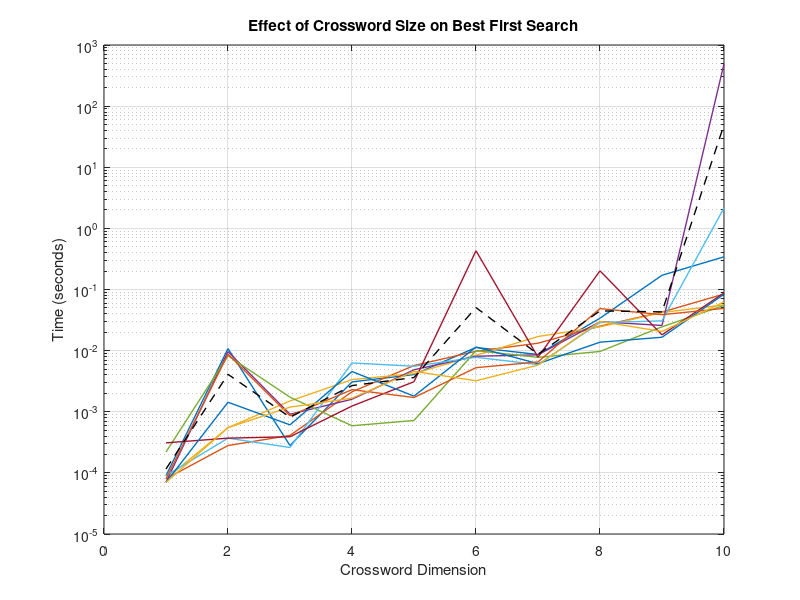

MATLAB code for this plot: (Note: this script raises an error after producing the figure.)
%% best first search: effect of crossword size on runtime 

d = [1, 2, 3, 4, 5, 6, 7, 8, 9, 10];
times = [9e-05, 0.01079, 0.00028, 0.00308, 0.00406, 0.01127, 0.00864, 0.03393, 0.17092, 0.34245; ... 
    8e-05, 0.00028, 0.00041, 0.00212, 0.0057, 0.00976, 0.01323, 0.02515, 0.04269, 0.08431; ...
    8e-05, 0.00055, 0.0015, 0.00336, 0.00421, 0.00838, 0.01702, 0.02448, 0.04193, 0.05611; ... 
    7e-05, 0.00966, 0.00091, 0.0016, 0.00486, 0.00809, 0.00854, 0.02975, 0.0258, 491.93657; ...
    0.00022, 0.00824, 0.00173, 0.00059, 0.00072, 0.01, 0.00776, 0.00969, 0.02452, 0.05498; ...
    9e-05, 0.00037, 0.00026, 0.00629, 0.00555, 0.00778, 0.00592, 0.02877, 0.03068, 2.15914; ...
    0.00031, 0.00037, 0.00039, 0.00124, 0.0031, 0.43063, 0.00781, 0.20233, 0.01812, 0.08785; ...
    7e-05, 0.00143, 0.00061, 0.00455, 0.0018, 0.01145, 0.00611, 0.01375, 0.01654, 0.08365; ...
    8e-05, 0.00872, 0.00086, 0.0023, 0.00171, 0.00526, 0.00653, 0.04875, 0.03871, 0.04911; ...
    7e-05, 0.00055, 0.00119, 0.00167, 0.00458, 0.00321, 0.0058, 0.03007, 0.02056, 0.06266];
figure;
semilogy(d, times', 'LineWidth', 1)
hold on
semilogy(d, mean(times), 'k--', 'LineWidth', 1)
hold off
c= polyfit([d; d; d; d; d; d; d; d; d; d], log(times), 1);
grid on
title("Effect of Crossword Size on Best First Search")
xlabel("Crossword Dimension")
ylabel("Time (seconds)")
print(gcf,'bestFirst.png','-dpng','-r200');



[rho,pval] = corr(d', mean(times)','Type','Spearman');
disp(rho)
disp(pval)

disp("Fitted line:") 
disp("ln(y) = " + c(1) + " * x + " + c(2))
disp("Rearranged: ")
disp(" y = " + exp(c(2)) + " * " + "e^" + c(1) + "x")

%% actual best first search

d = [1, 2, 3, 4, 5, 6, 7, 8, 9, 10];
times = [0.0002, 0.00035, 0.00153, 0.00168, 0.00528, 0.00606, 0.01764, 0.03407, 0.02339, 2.21695; ...
    0.00011, 0.01083, 0.00075, 0.01317, 0.00431, 0.01082, 0.01131, 0.04113, 0.0434, 0.09941; ...
    0.00013, 0.0003, 0.0011, 0.00981, 0.0089, 0.02073, 0.00921, 0.02998, 0.08062, 5.51069; ...
    0.00012, 0.01273, 0.00086, 0.00536, 0.00417, 1.15463, 0.00319, 6.81482, 0.01627, 0.03394; ...
    0.00011, 0.00064, 0.00139, 0.00851, 0.0048, 0.01997, 0.01625, 0.04822, 0.04652, 0.11365; ...
    0.00026, 0.00052, 0.00101, 0.00563, 0.00581, 0.01567, 0.06451, 0.03205, 0.01057, 0.05706; ...
    0.0001, 0.00086, 0.00134, 0.00127, 0.01639, 0.19629, 0.02558, 0.04472, 0.04536, 0.08027; ...
    0.00015, 0.00037, 0.00157, 0.02381, 0.00381, 0.00723, 0.63698, 0.03339, 0.05471, 0.08546; ...
    0.00012, 0.00023, 0.00062, 0.00404, 0.03791, 0.00981, 0.00877, 0.07104, 0.08732, 1130.84072; ...
    0.00031, 0.00049, 0.00196, 0.00698, 0.00244, 0.05679, 0.00909, 46.46974, 0.2284, 0.11233];
figure;
semilogy(d, times', 'LineWidth', 1)
hold on
semilogy(d, mean(times), 'k--', 'LineWidth', 1)
hold off

grid on
title("Effect of Crossword Size on (Real) Best First Search")
xlabel("Crossword Dimension")
ylabel("Time (seconds)")
print(gcf,'RealBestFirst.png','-dpng','-r200');



[rho,pval] = corr(d', mean(times)','Type','Spearman');
disp(rho)
disp(pval)
%% effect of crossword size on beam search
d= [1, 2, 3, 4, 5, 6, 7, 8, 9, 10];
t= [0.0001, 0.00023, 0.00058, 0.00326, 0.00342, 0.01635, 0.00874, 0.05393, 0.01906, 0.04569; ...
    7e-05, 0.00345, 0.00069, 0.00433, 0.00697, 0.00494, 0.01775, 0.024, 0.03299, 0.36117; ...
    7e-05, 0.00015, 0.00045, 0.00379, 0.00802, 0.00578, 0.01501, 0.13329, 0.22475, 0.04817; ...
    7e-05, 0.00303, 0.00024, 0.01653, 0.00856, 0.01163, 0.01214, 0.01905, 0.02885, 0.09633; ...
    7e-05, 0.00329, 0.00079, 0.00184, 0.00356, 0.01482, 0.02471, 0.02811, 0.04923, 0.06827];

figure;
semilogy(d, t', 'LineWidth', 1)
hold on
semilogy(d, mean(t), 'k--', 'LineWidth', 1)
hold off
grid on
c= polyfit([d; d; d; d; d], log(t), 1);
title("Effect of Crossword Size on Beam Search")
xlabel("Crossword Dimension")
ylabel("Time (seconds)")
print(gcf,'beamCrossSize.png','-dpng','-r200');


[rho,pval] = corr(d', mean(t)','Type','Spearman');
disp(rho)
disp(pval)

disp("Fitted line:") 
disp("ln(y) = " + c(1) + " * x + " + c(2))
disp("Rearranged: ")
disp(" y = " + exp(c(2)) + " * " + "e^" + c(1) + "x")

% beam size on the search: 
b= [1,4,10, 32, 100, 317, 1000, 3163, 10000, 31623];
t= [0.007, 0.07819, 0.08707, 0.08645, 0.08693, 0.08938, 0.08729, 0.08751, 0.08823, 0.08708;
    0.00501, 0.02032, 0.0202, 0.02011, 0.02144, 0.02249, 0.02019, 0.0203, 0.01937, 0.01945;
    0.00699, 27.79796, 15.15465, 15.42824, 15.42886, 15.41922, 15.61457, 15.50628, 15.43446, 15.69054;
    0.01283, 14.00413, 3.29904, 3.26806, 3.27093, 3.25834, 3.25984, 3.28088, 3.25486, 3.27064;
    0.00831, 0.49136, 0.72111, 0.71716, 0.71494, 0.71788, 0.72595, 0.72014, 0.71439, 0.7204];
success= [0, 1, 1, 1, 1, 1, 1, 1, 1, 1;
    0, 1, 1, 1, 1, 1, 1, 1, 1, 1;
    0, 1, 1, 1, 1, 1, 1, 1, 1, 1;
    0, 0, 1, 1, 1, 1, 1, 1, 1, 1;
    0, 1, 1, 1, 1, 1, 1, 1, 1, 1];
figure;
subplot(1,2,1)
loglog(b, t', 'LineWidth', 1)
hold on
loglog(b, mean(t), 'k--', 'LineWidth', 1)
hold off
grid on
title("Effect of Beam Size on Beam Search")
xlabel("Beam Size")
ylabel("Time (seconds)")

subplot(1,2,2)
semilogx(b, sum(success,1) ./ length(t(:,1)), "LineWidth", 1)
title("Percent Success of Beam Search")
xlabel("Beam Size")
ylabel("Proportion of Successful Trials")
set(gcf, 'Position',  [100, 100, 1000, 400])

print(gcf,'beamBeamSize.png','-dpng','-r200');


%% Beam Search: Heuristic Compare

t= [0.04891, 0.02547, 0.03633, 0.03009, 0.03712, 1.78041, 0.03668, 1.13381, 23.19986, 0.02819, 0.03492, 0.01468, 0.03012, 0.0326, 0.05293; 
    0.0458, 0.02554, 0.03699, 0.04699, 0.03598, 0.86821, 0.04194, 0.05748, 0.05447, 0.0305, 0.03837, 0.01566, 0.04662, 0.02618, 0.11994];

perc_filled= [0.515625, 0.53125, 0.515625, 0.515625, 0.515625, 0.515625, 0.515625, 0.515625, 0.515625, 0.515625, 0.515625, 0.515625, 0.515625, 0.515625, 0.515625;
    0.515625, 0.53125, 0.515625, 0.515625, 0.515625, 0.515625, 0.515625, 0.515625, 0.515625, 0.515625, 0.515625, 0.515625, 0.515625, 0.53125, 0.515625];

perc_inter= [0.203125, 0.0625, 0.109375, 0.078125, 0.171875, 0.09375, 0.09375, 0.09375, 0.15625, 0.046875, 0.078125, 0.0625, 0.078125, 0.0625, 0.140625; 
    0.203125, 0.0625, 0.109375, 0.140625, 0.171875, 0.109375, 0.15625, 0.09375, 0.078125, 0.078125, 0.09375, 0.09375, 0.125, 0.078125, 0.15625];

means_t= [mean(t(1,:)), mean(t(2,:))];
stds_t= [std(t(1,:)), std(t(2,:))];
means_perc_filled = [mean(perc_filled(1,:)), mean(perc_filled(2,:))];
stds_perc_filled = [std(perc_filled(1,:)), std(perc_filled(2,:))];
means_perc_inter = [mean(perc_inter(1,:)), mean(perc_inter(2,:))];
stds_perc_inter = [std(perc_inter(1,:)), std(perc_inter(2,:))];

vec= [1,2];
col_vec= ['b', 'r'];

figure;
hold on
for i= 1:length(vec)
    b(i) = bar(vec(i), means_t(i), col_vec(i));
    errorbar(vec(i), means_t(i), stds_t(i), stds_t(i), 'Color', 'k', 'LineWidth', 1.5);
end
hold off
xticks([1,2])
xticklabels(["Percent Filled", "Percent Intersections"]);
ylabel("Runtime (s)")
title("Runtimes of % Filled vs % Intersections Heuristics")
print(gcf,'heuristicsTime.png','-dpng','-r200');

figure;
subplot(1,2,1)
hold on
for i= 1:length(vec)
    b(i) = bar(vec(i), means_perc_filled(i), col_vec(i));
    errorbar(vec(i), means_perc_filled(i), stds_perc_filled(i), stds_perc_filled(i), 'Color', 'k', 'LineWidth', 1.5);
end
hold off
xticks([1,2])
xticklabels(["Percent Filled", "Percent Intersections"]);
ylabel("Proportion Filled")
title("Percent Filled of % Filled vs % Intersections Heuristics")

subplot(1,2,2)
hold on
for i= 1:length(vec)
    b(i) = bar(vec(i), means_perc_inter(i), col_vec(i));
    errorbar(vec(i), means_perc_inter(i), stds_perc_inter(i), stds_perc_inter(i), 'Color', 'k', 'LineWidth', 1.5);
end
hold off
xticks([1,2])
xticklabels(["Percent Filled", "Percent Intersections"]);
ylabel("Proportion of Intersections")
title("Percent Intersecions of % Filled vs % Intersections Heuristics")
set(gcf, 'Position',  [100, 100, 1000, 400])
print(gcf,'heuristicsComparePerc.png','-dpng','-r200');

[h, p] = ttest2(perc_inter(1,:), perc_inter(2,:))
disp("Difference between heuristics: intersections")
disp(p)

%% Brute vs Best vs Beam search: Dictionary Size
d= [3, 4, 5, 6, 8, 10, 14, 18, 24, 32, 43, 57, 75, 100, 134, 178, 238, 317, 422, 563];
times= [0.02411, 0.00956, 0.13084, 0.63229, 0.00392, 0.02046, 0.1272, 0.12645, 21.79128, 8.46802, 0.80039, 0.04791, 75.73428, 24.00258, 87.05092, 0.84514, 576.91045, 284.71842, 2443.89023, 111.63773; ...
    0.00124, 0.00142, 0.00235, 0.00142, 0.00078, 0.00284, 0.0012, 0.00211, 0.00269, 0.00052, 0.00156, 0.00052, 0.00132, 0.00218, 0.00185, 0.00092, 0.00132, 0.00088, 0.00091, 0.00163; ...
    0.00078, 0.00065, 0.00089, 0.0005, 0.00028, 0.00063, 0.00071, 0.00079, 0.0009, 0.0009, 0.00072, 0.00028, 0.0009, 0.00071, 0.0005, 0.00072, 0.00108, 0.0009, 0.00073, 0.00129];

figure; 
loglog(d, times, 'LineWidth', 1)
grid on
title("Effect of Dictionary Size on Brute Force vs Best First vs Beam Search")
xlabel("Dictionary size")
ylabel("Time (s)")
legend([ "Brute Force Search", "Best First Search", "Beam Search"]);
print(gcf,'dictSizeCompareBBB.png','-dpng','-r200');

disp("Best First Ratio:")
[rho,pval] = corr(log(d)',log(times(1,:) ./ times(2, :))','Type','Spearman');
disp(rho)
disp(pval)
c= polyfit(log(d), log(times(1,:) ./ times(2,:)), 1);


disp("Fitted line:") 
disp("ln(y) = " + c(1) + " * ln(x) + " + c(2))
disp("Rearranged: ")
disp(" y = " + exp(c(2)) + " * x^" + c(1))

disp("Beam Search ratio:")
[rho,pval] = corr(log(d)',log(times(1,:) ./ times(3,:))','Type','Spearman');
disp(rho)
disp(pval)
c= polyfit(log(d), log(times(1,:) ./ times(3,:)), 1);
disp("Fitted line:") 
disp("ln(y) = " + c(1) + " * ln(x) + " + c(2))
disp("Rearranged: ")
disp(" y = " + exp(c(2)) + " * x^" + c(1))
%% Brute Force vs Best First search: Dictionary Size

n= [3, 4, 5, 6, 8, 10, 14, 18, 24, 32, 43, 57, 75, 100, 134, 178, 238, 317, 422, 563];
t_beam= [0.00061, 0.00044, 0.00208, 0.00099, 0.00158, 0.00184, 0.00166, 0.00195, 0.00321, 0.00274, 0.0067, 0.00173, 0.00384, 0.00148, 0.0019, 0.00393, 0.00047, 0.00134, 0.00082, 0.00185];
t_brute= [0.00228, 0.00481, 0.03199, 0.02808, 0.21978, 1.66596, 2.70629, 0.07853, 0.45493, 226.34261, 0.5123, 7.04018, 110.81302, 23.24506, 17.68329, 77.09597, 0.81596, 127.4171, 0.47676, 81.47015];

figure; 
subplot(1,2, 1)
loglog(n, [t_beam; t_brute], 'LineWidth', 1)
grid on
title("Effect of Dictionary Size on Brute Force vs Best First Search")
xlabel("Dictionary size")
ylabel("Time (s)")
legend(["Best First Search", "Brute Force Search"]);

mult= t_brute ./ t_beam;
%mult= [mult(1:7) , mult(9:end)];
n_mod= [n(1:7), n(9:end)];
subplot(1,2,2)
loglog(n, mult, 'LineWidth', 1)
grid on
xlabel("Dictionary Size")
ylabel("t_{brute} / t_{beam}")
title("Dictionary Size vs Ratio of Runtimes between Brute Force and Best First search")
set(gcf, 'Position',  [100, 100, 1000, 400])
print(gcf,'dictSizeCompare.png','-dpng','-r200');

[rho,pval] = corr(log(n)',log(mult)','Type','Spearman');
disp(rho)
disp(pval)

%% Brute vs Best vs Beam Search: Crossword Size
max_d = 4;
num_trials= 5;

n= [1, 2, 3, 4];
t_brute= [0.00036, 0.01325, 0.00908, 0.11064; ...
            0.00048, 0.00973, 0.0094, 0.10234;...
            0.00026, 0.00894, 0.01902, 1.48681;...
            0.00025, 0.0127, 0.15342, 73.96591;...
            0.00024, 0.0043, 5.34867, 53.26026];
t_best= [0.0001, 0.00043, 0.0006, 0.0018; ...
            0.00012, 0.00103, 0.00152, 0.00079; ...
            8e-05, 0.00073, 0.00111, 0.00079; ...
            8e-05, 0.00993, 0.00169, 0.00264; ...
            9e-05, 0.00126, 0.00066, 0.00581];
t_beam= [5e-05, 0.00036, 0.00034, 0.00052; ...
            5e-05, 0.00019, 0.00021, 0.00064; ...
            5e-05, 0.00018, 0.00029, 0.00031; ...
            5e-05, 0.00023, 0.00037, 0.00057; ...
            4e-05, 0.00051, 0.00044, 0.00096];
success_brute= [1, 1, 1, 1;
            1, 1, 1, 1; 
            1, 1, 1, 1;
            1, 1, 1, 1;
            1, 1, 1, 1];
success_best= [1, 1, 1, 1;
            1, 1, 1, 1; 
            1, 1, 1, 1;
            1, 1, 1, 1;
            1, 1, 1, 1];    
success_beam= [1, 0, 0, 0; ...
                1, 0, 0, 0; ...
                1, 0, 0, 0; ... 
                1, 0, 0, 0; ...
                1, 0, 0, 0];
avg_t_brute= mean(t_brute);
avg_t_best= mean(t_best);
avg_t_beam= mean(t_beam);

figure;
loglog(n, avg_t_brute, '--b', "LineWidth", 1)
hold on
loglog(n, avg_t_best, '--r', "LineWidth", 1)
loglog(n, avg_t_beam, '--g', "LineWidth", 1)
loglog(n, t_brute, 'bo')
loglog(n, t_best, 'ro')
loglog(n, t_beam, 'go')
%legend(["Brute Force", "Best First", "Beam"])
title("Comparison of All Search Algorithms: Crossword Size")
xlabel("Crossword Dimension")
ylabel("Runtime (s)")
grid on
print(gcf,'crossSizeCompareBBBbad.png','-dpng','-r200');
hold off
disp("ratios:")
c= polyfit(log([n; n; n; n; n]), log(t_brute ./ t_best), 1);
disp("Fitted line (Best First):") 
disp("ln(y) = " + c(1) + " * ln(x) + " + c(2))
disp("Rearranged: ")
disp(" y = " + exp(c(2)) + " * x^" + c(1))

c= polyfit(log([n; n; n; n; n]), log(t_brute ./ t_beam), 1);
disp("Fitted line (Beam):") 
disp("ln(y) = " + c(1) + " * ln(x) + " + c(2))
disp("Rearranged: ")
disp(" y = " + exp(c(2)) + " * x^" + c(1))



%% brute force vs Beam Search: Crossword Size
d= [1, 2, 3, 4, 5];
t_brute= [0.00036, 0.00263, 1.12733, 0.03444, 350.21338];
t_beam= [0.00017, 0.00057, 0.00113, 0.00074, 0.00351];

figure;
subplot(1,2,1)
semilogy(d, [t_beam; t_brute], 'LineWidth', 1)
grid on
title("Crossword Size vs Runtimes of Brute Force and Best First Search")
xlabel("Crossword dimension n x n")
ylabel("Runtime (s)")

subplot(1,2,2)
semilogy(d, t_brute ./ t_beam, 'LineWidth', 1)
grid on
title("Crossword Size vs Ratio of Brute Force and Best First Search Performance")
xlabel("Crossword dimension n x n")
ylabel("t_{brute} / t_{beam}")
set(gcf, 'Position',  [100, 100, 1000, 400])
print(gcf,'crossSizeCompare.png','-dpng','-r200');

[rho,pval] = corr(d',log(t_brute ./ t_beam)','Type','Spearman');
disp(rho)
disp(pval)

%% worst case comparison
t_brute = [0.09961, 0.99833, 0.03102, 0.07785, 2.99229, 0.62203, 0.48811, 0.02659, 0.30793, 0.65014, 0.47187, 0.42545, 2.53048, 1.13961, 0.05127, 0.089, 2.55733, 0.66651, 2.11315, 0.88357, 0.31727, 0.31707, 0.35096, 0.79674, 0.27624, 0.70328, 0.0495, 0.21948, 0.15001, 0.2276, 0.05868, 0.08744, 0.09727, 0.64246, 0.05471, 0.23213, 0.37781, 1.26825, 0.33967, 0.01925, 0.02934, 1.22914, 0.1416, 0.16349, 0.02875, 1.25272, 0.46392, 1.38835, 1.08007, 0.06407];
t_best = [0.13951, 5.84267, 0.03547, 0.10591, 52.27723, 2.2632, 1.62027, 0.03172, 0.72914, 2.08582, 0.80276, 0.90115, 20.18545, 1.99345, 0.04906, 0.10243, 26.38444, 1.02964, 20.8765, 2.01461, 0.74249, 0.74597, 0.80602, 3.04545, 0.6055, 2.72165, 0.05565, 0.39882, 0.24845, 0.29573, 0.07208, 0.15942, 0.16703, 2.01371, 0.12564, 0.43273, 0.85316, 8.61996, 0.73746, 0.02456, 0.03636, 6.97469, 0.22504, 0.27047, 0.0349, 7.22569, 0.94338, 6.4577, 6.33353, 0.07931];


means_t= [mean(t_brute), mean(t_best)];
stds_t= [std(t_brute), std(t_best)];
vec= [1,2];
col_vec= ['b', 'r'];

figure;
hold on
for i= 1:length(vec)
    b(i) = bar(vec(i), means_t(i), col_vec(i));
    errorbar(vec(i), means_t(i), stds_t(i), stds_t(i), 'Color', 'k', 'LineWidth', 1.5);
end
hold off
xticks([1,2])
xticklabels(["Brute Force", "Best First Search"]);
ylabel("Runtime (s)")
title("Worst Case Runtimes: Brute Force vs Best First Search")
print(gcf,'worstCaseComparison.png','-dpng','-r200');

[h, p] = ttest2(t_brute, t_best);
disp(p)

%% Worst case comparison (actual)
t_brute= [0.93606, 0.05798, 0.56351, 0.71779, 0.42603, 1.19643, 0.34996, 1.44382, 0.22656, 0.7965, 0.05319, 0.11304, 0.22216, 0.18617, 0.05374, 0.14668, 0.06083, 0.21406, 0.36173, 0.58962, 0.05643, 0.35935, 0.50001, 0.04289, 0.08643, 0.15461, 0.35001, 1.06158, 0.05621, 0.10799, 1.12554, 0.20278, 0.12974, 0.10175, 0.09512, 0.87554, 0.19763, 1.21434, 0.09445, 0.54704, 0.72156, 0.99048, 0.28172, 0.64979, 0.17822, 0.10402, 0.35319, 0.20576, 0.01386, 0.37722];
t_best= [0.00438, 0.00231, 0.00392, 0.00501, 0.006, 0.00587, 0.00321, 0.00485, 0.00371, 0.00474, 0.00428, 0.0058, 0.00303, 0.00437, 0.00322, 0.00577, 0.00271, 0.0029, 0.00427, 0.00404, 0.0015, 0.00331, 0.00424, 0.00218, 0.00273, 0.00257, 0.00305, 0.00468, 0.00229, 0.00226, 0.00524, 0.00316, 0.00368, 0.00315, 0.00268, 0.00397, 0.00308, 0.00466, 0.00213, 0.00423, 0.00388, 0.00538, 0.00325, 0.00464, 0.00272, 0.00232, 0.00362, 0.00333, 0.00143, 0.00316];
means_t= [mean(t_brute), mean(t_best)];
stds_t= [std(t_brute), std(t_best)];
vec= [1,2];
col_vec= ['b', 'r'];

figure;
hold on
for i= 1:length(vec)
    b(i) = bar(vec(i), means_t(i), col_vec(i));
    errorbar(vec(i), means_t(i), stds_t(i), stds_t(i), 'Color', 'k', 'LineWidth', 1.5);
end
hold off
xticks([1,2])
xticklabels(["Brute Force", "Best First Search"]);
ylabel("Runtime (s)")
title("Worst Case Runtimes: Brute Force vs Best First Search")
print(gcf,'ActualWorstCaseComparison.png','-dpng','-r200');

[h, p] = ttest2(t_brute, t_best);
disp(p)

%% Worst Case, all

t_brute= [0.0954, 0.15429, 0.01516, 0.32275, 0.27495, 0.02849, 0.64411, 1.19689, 0.67285, 0.59089, 0.01534, 0.27203, 0.36125, 0.3012, 0.08475, 1.75018, 1.02797, 0.08194, 0.64399, 0.15912, 1.14164, 0.15671, 0.02868, 0.11369, 0.17218, 0.10715, 0.37245, 1.74831, 0.04877, 0.18022, 0.08605, 0.29557, 1.87729, 0.16401, 0.09339, 0.63172, 0.15862, 1.18261, 0.02673, 0.27957, 0.08709, 0.31949, 0.08824, 0.50991, 0.09088, 0.04997, 0.11238, 0.04664, 1.02148, 0.05092];
t_best= [0.00284, 0.00265, 0.00134, 0.00332, 0.00338, 0.00196, 0.00402, 0.00422, 0.00396, 0.0047, 0.00133, 0.00365, 0.00326, 0.00314, 0.00199, 0.00489, 0.00462, 0.00195, 0.00346, 0.00283, 0.00456, 0.00261, 0.00206, 0.00235, 0.00282, 0.00251, 0.00357, 0.00492, 0.00204, 0.00328, 0.00223, 0.0037, 0.00491, 0.00273, 0.00186, 0.00376, 0.0023, 0.00418, 0.00149, 0.00309, 0.00227, 0.00314, 0.00273, 0.00549, 0.00242, 0.00188, 0.00201, 0.00201, 0.00434, 0.00235];
t_beam= [0.00813, 0.01331, 0.00463, 0.02388, 0.02786, 0.00546, 0.02795, 0.04038, 0.03057, 0.03084, 0.00379, 0.02937, 0.02029, 0.0267, 0.00881, 0.07288, 0.11815, 0.00877, 0.0265, 0.01584, 0.05455, 0.01339, 0.00645, 0.01126, 0.01811, 0.01031, 0.02385, 0.07614, 0.00772, 0.01466, 0.00869, 0.02833, 0.0595, 0.01114, 0.00794, 0.03976, 0.01466, 0.05568, 0.00613, 0.0172, 0.00849, 0.02471, 0.01068, 0.03624, 0.01121, 0.00796, 0.01169, 0.00709, 0.05517, 0.00686];
means_t= [mean(t_brute), mean(t_best), mean(t_beam)];
stds_t= [std(t_brute), std(t_best), std(t_beam)];
vec= [1,2, 3];
col_vec= ['b', 'r', 'g'];

figure;
hold on
for i= 1:length(vec)
    b(i) = bar(vec(i), means_t(i), col_vec(i));
    errorbar(vec(i), means_t(i), stds_t(i), stds_t(i), 'Color', 'k', 'LineWidth', 1.5);
end
hold off
xticks([1,2,3])
xticklabels(["Brute Force Search", "Best First Search", "Beam Search"]);
ylabel("Runtime (s)")
title("Worst Case Runtimes: Brute Force vs Best First vs Beam Search")
ylim([-0.1, 0.5])
print(gcf,'WorstCaseComparisonBBB.png','-dpng','-r200');

[h, p] = ttest2(t_brute, t_best);
disp("brute vs best")
disp(p)

[h, p] = ttest2(t_brute, t_beam);
disp("brute vs beam")
disp(p)

[h, p] = ttest2(t_best, t_beam);
disp("beast vs beam")
disp(p)
